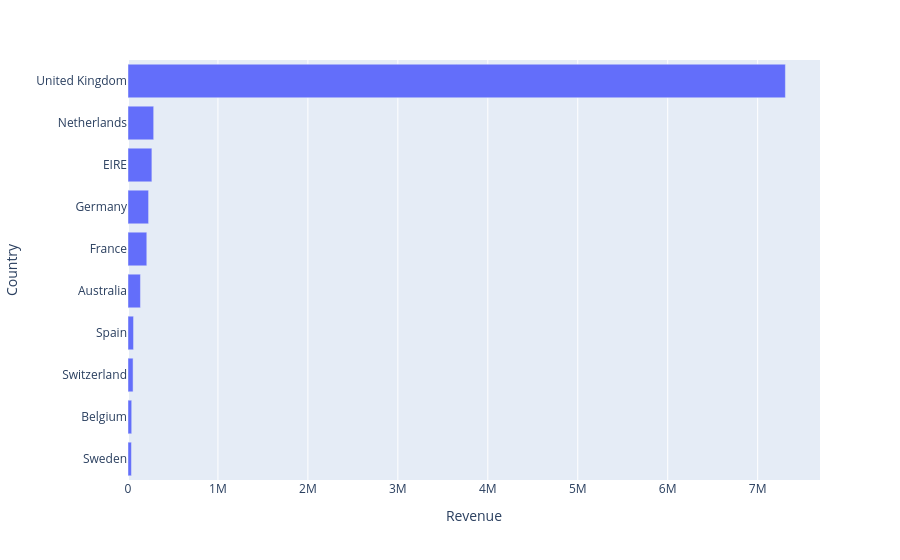

This figure's notebook cell:
### Code cell
#Visualize 
fig = px.bar(
    country_sales, 
    x="Revenue",
    y ="Country", 
    orientation="h",
)
fig.update_layout(yaxis={"categoryorder": "total ascending"})
fig.show()

### Figure 1 — Plotly figure (JSON) as saved in the notebook; plotly's stock layout.template omitted (floating-point values rounded to 4 significant figures)
{"data": [{"hovertemplate": "Revenue=%{x}<br>Country=%{y}<extra></extra>", "legendgroup": "", "marker": {"color": "#636efa", "pattern": {"shape": ""}}, "name": "", "orientation": "h", "showlegend": false, "textposition": "auto", "type": "bar", "x": [7308000.0, 285400.0, 265500.0, 228900.0, 209000.0, 138500.0, 61580.0, 56440.0, 41200.0, 38380.0], "xaxis": "x", "y": ["United Kingdom", "Netherlands", "EIRE", "Germany", "France", "Australia", "Spain", "Switzerland", "Belgium", "Sweden"], "yaxis": "y"}], "layout": {"barmode": "relative", "legend": {"tracegroupgap": 0}, "margin": {"t": 60}, "xaxis": {"anchor": "y", "domain": [0, 1], "title": {"text": "Revenue"}}, "yaxis": {"anchor": "x", "categoryorder": "total ascending", "domain": [0, 1], "title": {"text": "Country"}}}}
